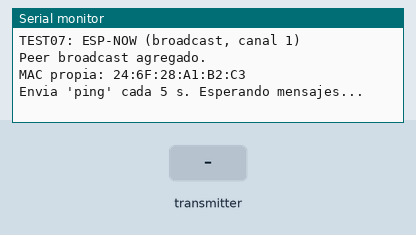
Simulated run of this sketch. Board: ESP32-C3. On the bench: the last lines printed to the serial monitor. Inputs (shaded band) come from the test bench.

Above: at 2.2 s.
2.3 s: the transmitter starts sending tipo = 0
At 2.61 s:
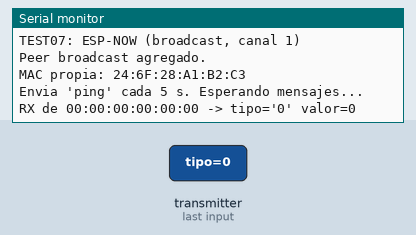
4.3 s: the transmitter starts sending valor = 1024
At 4.61 s:
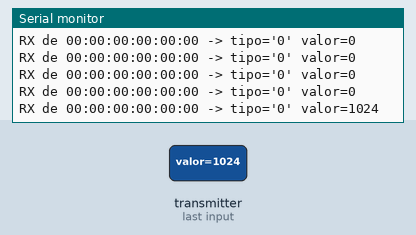
6.5 s: the transmitter starts sending tipo = 1
At 6.81 s:
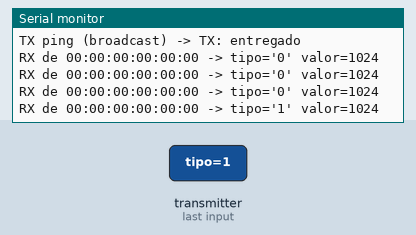
8.0 s: the transmitter starts sending valor = 0
At 8.31 s:
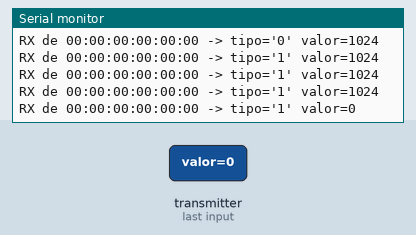

Measured:
- after the input at 2.3 s, the serial monitor: prints a new line at once (image 1)
- after the input at 4.3 s, the serial monitor: prints a new line at once (image 2)
- after the input at 6.5 s, the serial monitor: prints a new line at once (image 3)
- after the input at 8.0 s, the serial monitor: prints a new line at once (image 4)

The sketch:

test07_espnow.ino
```cpp
// ============================================================
// TEST 07 - ESP-NOW (ESP32-C3 Super Mini)
// - Inicializa ESP-NOW en broadcast (canal 1), el mismo esquema
//   que los firmwares finales.
// - Envia un "ping" cada 5 s y muestra el estado del envio.
// - Recibe y muestra cualquier mensaje (MAC emisora, tipo, valor).
// - Para probar el enlace real hacen falta DOS placas: flashear
//   las dos con este mismo test y se responden entre si (cada
//   una envia su propio ping cada 5 s).
// ============================================================

#include "espnow_cb.h"

#include <WiFi.h>
#include <esp_now.h>
#include <esp_wifi.h>

uint8_t macPeer[6] = {0xFF, 0xFF, 0xFF, 0xFF, 0xFF, 0xFF};
unsigned long lastPing = 0;

void OnDataSent(const uint8_t* mac, esp_now_send_status_t status) {
  (void)mac;
  Serial.println(status == ESP_NOW_SEND_SUCCESS ? "TX: entregado" : "TX: FALLO");
}

void onRecvMensaje(const uint8_t* mac, const Mensaje* m) {
  char strMac[18];
  snprintf(strMac, sizeof(strMac), "%02X:%02X:%02X:%02X:%02X:%02X",
           mac[0], mac[1], mac[2], mac[3], mac[4], mac[5]);
  Serial.printf("RX de %s -> tipo='%s' valor=%d\n", strMac, m->tipo, m->valor);
}

void setup() {
  Serial.begin(115200);
  delay(1000);
  Serial.println("TEST07: ESP-NOW (broadcast, canal 1)");

  WiFi.mode(WIFI_STA);
  if (esp_now_init() != ESP_OK) {
    Serial.println("ERROR: esp_now_init fallo.");
    while (1) delay(1000);
  }
  esp_wifi_set_channel(1, WIFI_SECOND_CHAN_NONE);
  esp_now_register_send_cb(OnDataSent);
  esp_now_register_recv_cb(ESPNOW_RECV_CB);

  esp_now_peer_info_t peer = {};
  memcpy(peer.peer_addr, macPeer, 6);
  peer.channel = 1;
  peer.encrypt = false;
  esp_err_t r = esp_now_add_peer(&peer);
  Serial.println(r == ESP_OK ? "Peer broadcast agregado." : "Error agregando peer.");

  Serial.printf("MAC propia: %s\n", WiFi.macAddress().c_str());
  Serial.println("Envia 'ping' cada 5 s. Esperando mensajes...");
}

void loop() {
  if (millis() - lastPing >= 5000) {
    lastPing = millis();
    Mensaje m;
    strncpy(m.tipo, "ping", sizeof(m.tipo));
    m.valor = (int)(millis() / 1000);
    Serial.print("TX ping (broadcast) -> ");
    esp_now_send(macPeer, (uint8_t*)&m, sizeof(m));
  }
  delay(50);
}
```

espnow_cb.h
```cpp
// ============================================================
// ESP-NOW: callback de recepcion compatible con arduino-esp32
// 2.x y 3.x (en 3.x cambio la firma del callback de recepcion).
// Aqui se adapta y se delega en onRecvMensaje(), definida en el
// .ino, para no hacer I/O dentro de la tarea de WiFi.
// ============================================================
#pragma once

#include <Arduino.h>
#include <esp_now.h>

typedef struct {
  char tipo[8];   // "btn", "obst", "libre", "oscuro", "claro", "ping"
  int  valor;     // dato del sensor (opcional)
} Mensaje;

// Handler implementado en el .ino
void onRecvMensaje(const uint8_t* mac, const Mensaje* m);

// Firma de arduino-esp32 2.x
void OnDataRecv_2x(const uint8_t* mac, const uint8_t* data, int len) {
  if (len == (int)sizeof(Mensaje)) {
    Mensaje m;
    memcpy(&m, data, sizeof(m));
    onRecvMensaje(mac, &m);
  }
}

// Firma de arduino-esp32 3.x (recibe esp_now_recv_info_t)
#if defined(ESP_ARDUINO_VERSION_MAJOR) && ESP_ARDUINO_VERSION_MAJOR >= 3
void OnDataRecv_3x(const esp_now_recv_info_t* info, const uint8_t* data, int len) {
  OnDataRecv_2x(info->src_addr, data, len);
}
#define ESPNOW_RECV_CB OnDataRecv_3x
#else
#define ESPNOW_RECV_CB OnDataRecv_2x
#endif
```
